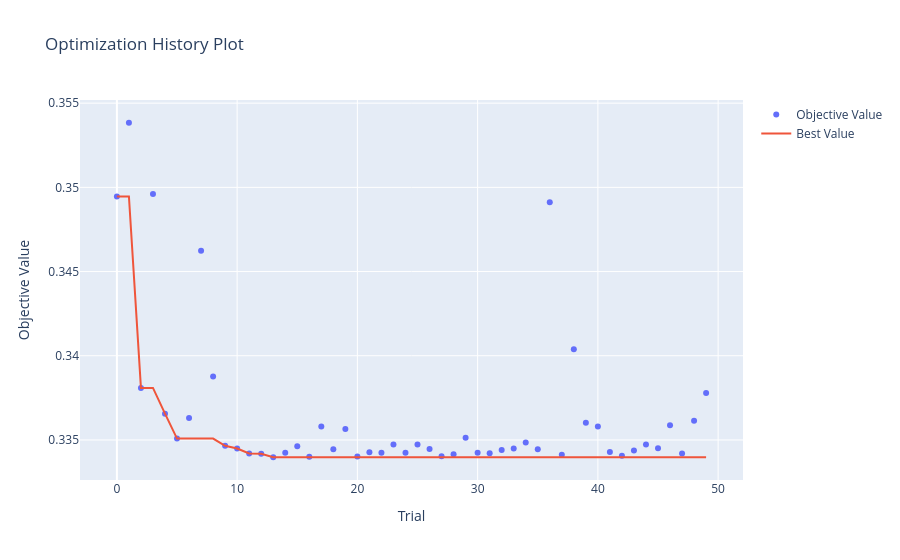
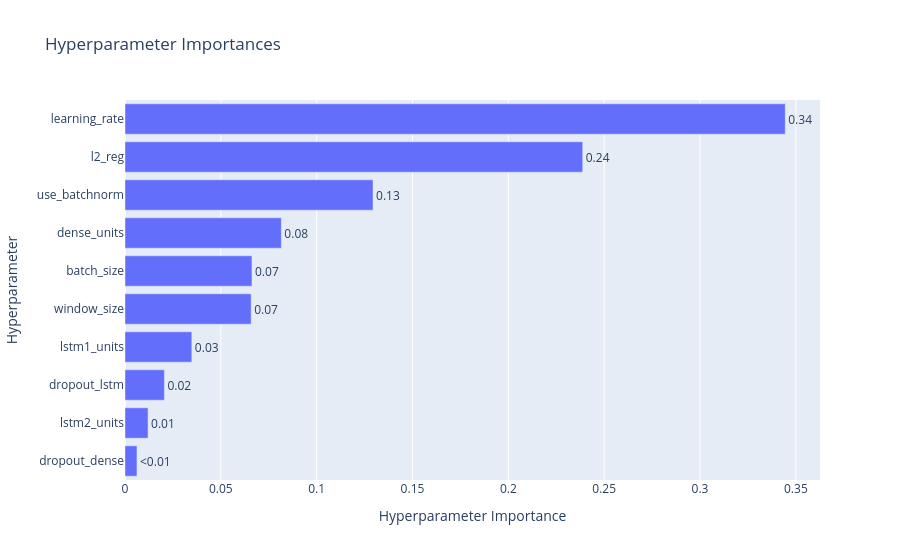

Notebook cell for these charts, in order:
### Code cell
# Visualização Optuna
import optuna.visualization as vis

fig = vis.plot_optimization_history(study)
fig.show()

fig = vis.plot_param_importances(study)
fig.show()

### Figure 1 — Plotly figure (JSON) as saved in the notebook; plotly's stock layout.template omitted (floating-point values rounded to 4 significant figures)
{"data": [{"mode": "markers", "name": "Objective Value", "type": "scatter", "x": [0, 1, 2, 3, 4, 5, 6, 7, 8, 9, 10, 11, 12, 13, 14, 15, 16, 17, 18, 19, 20, 21, 22, 23, 24, 25, 26, 27, 28, 29, 30, 31, 32, 33, 34, 35, 36, 37, 38, 39, 40, 41, 42, 43, 44, 45, 46, 47, 48, 49], "y": [0.3495, 0.3538, 0.3381, 0.3496, 0.3366, 0.3351, 0.3363, 0.3462, 0.3388, 0.3347, 0.3345, 0.3342, 0.3342, 0.334, 0.3342, 0.3346, 0.334, 0.3358, 0.3345, 0.3356, 0.334, 0.3343, 0.3342, 0.3347, 0.3342, 0.3347, 0.3345, 0.334, 0.3342, 0.3351, 0.3342, 0.3342, 0.3344, 0.3345, 0.3349, 0.3344, 0.3491, 0.3341, 0.3404, 0.336, 0.3358, 0.3343, 0.3341, 0.3344, 0.3347, 0.3345, 0.3359, 0.3342, 0.3361, 0.3378]}, {"mode": "lines", "name": "Best Value", "type": "scatter", "x": [0, 1, 2, 3, 4, 5, 6, 7, 8, 9, 10, 11, 12, 13, 14, 15, 16, 17, 18, 19, 20, 21, 22, 23, 24, 25, 26, 27, 28, 29, 30, 31, 32, 33, 34, 35, 36, 37, 38, 39, 40, 41, 42, 43, 44, 45, 46, 47, 48, 49], "y": [0.3495, 0.3495, 0.3381, 0.3381, 0.3366, 0.3351, 0.3351, 0.3351, 0.3351, 0.3347, 0.3345, 0.3342, 0.3342, 0.334, 0.334, 0.334, 0.334, 0.334, 0.334, 0.334, 0.334, 0.334, 0.334, 0.334, 0.334, 0.334, 0.334, 0.334, 0.334, 0.334, 0.334, 0.334, 0.334, 0.334, 0.334, 0.334, 0.334, 0.334, 0.334, 0.334, 0.334, 0.334, 0.334, 0.334, 0.334, 0.334, 0.334, 0.334, 0.334, 0.334]}, {"marker": {"color": "#cccccc"}, "mode": "markers", "name": "Infeasible Trial", "showlegend": false, "type": "scatter", "x": [], "y": []}], "layout": {"title": {"text": "Optimization History Plot"}, "xaxis": {"title": {"text": "Trial"}}, "yaxis": {"title": {"text": "Objective Value"}}}}

### Figure 2 — Plotly figure (JSON) as saved in the notebook; plotly's stock layout.template omitted (floating-point values rounded to 4 significant figures)
{"data": [{"cliponaxis": false, "hovertemplate": ["dropout_dense (FloatDistribution): 0.006244696453089159<extra></extra>", "lstm2_units (IntDistribution): 0.012027451793528038<extra></extra>", "dropout_lstm (FloatDistribution): 0.020549851320324313<extra></extra>", "lstm1_units (IntDistribution): 0.03486734889950287<extra></extra>", "window_size (CategoricalDistribution): 0.06582555265895569<extra></extra>", "batch_size (CategoricalDistribution): 0.0662470833952981<extra></extra>", "dense_units (IntDistribution): 0.08156776257680781<extra></extra>", "use_batchnorm (CategoricalDistribution): 0.1293968057201905<extra></extra>", "l2_reg (FloatDistribution): 0.23880905691223453<extra></extra>", "learning_rate (FloatDistribution): 0.34446439027006887<extra></extra>"], "name": "Objective Value", "orientation": "h", "text": ["<0.01", "0.01", "0.02", "0.03", "0.07", "0.07", "0.08", "0.13", "0.24", "0.34"], "textposition": "outside", "type": "bar", "x": [0.006245, 0.01203, 0.02055, 0.03487, 0.06583, 0.06625, 0.08157, 0.1294, 0.2388, 0.3445], "y": ["dropout_dense", "lstm2_units", "dropout_lstm", "lstm1_units", "window_size", "batch_size", "dense_units", "use_batchnorm", "l2_reg", "learning_rate"]}], "layout": {"title": {"text": "Hyperparameter Importances"}, "xaxis": {"title": {"text": "Hyperparameter Importance"}}, "yaxis": {"title": {"text": "Hyperparameter"}}}}
